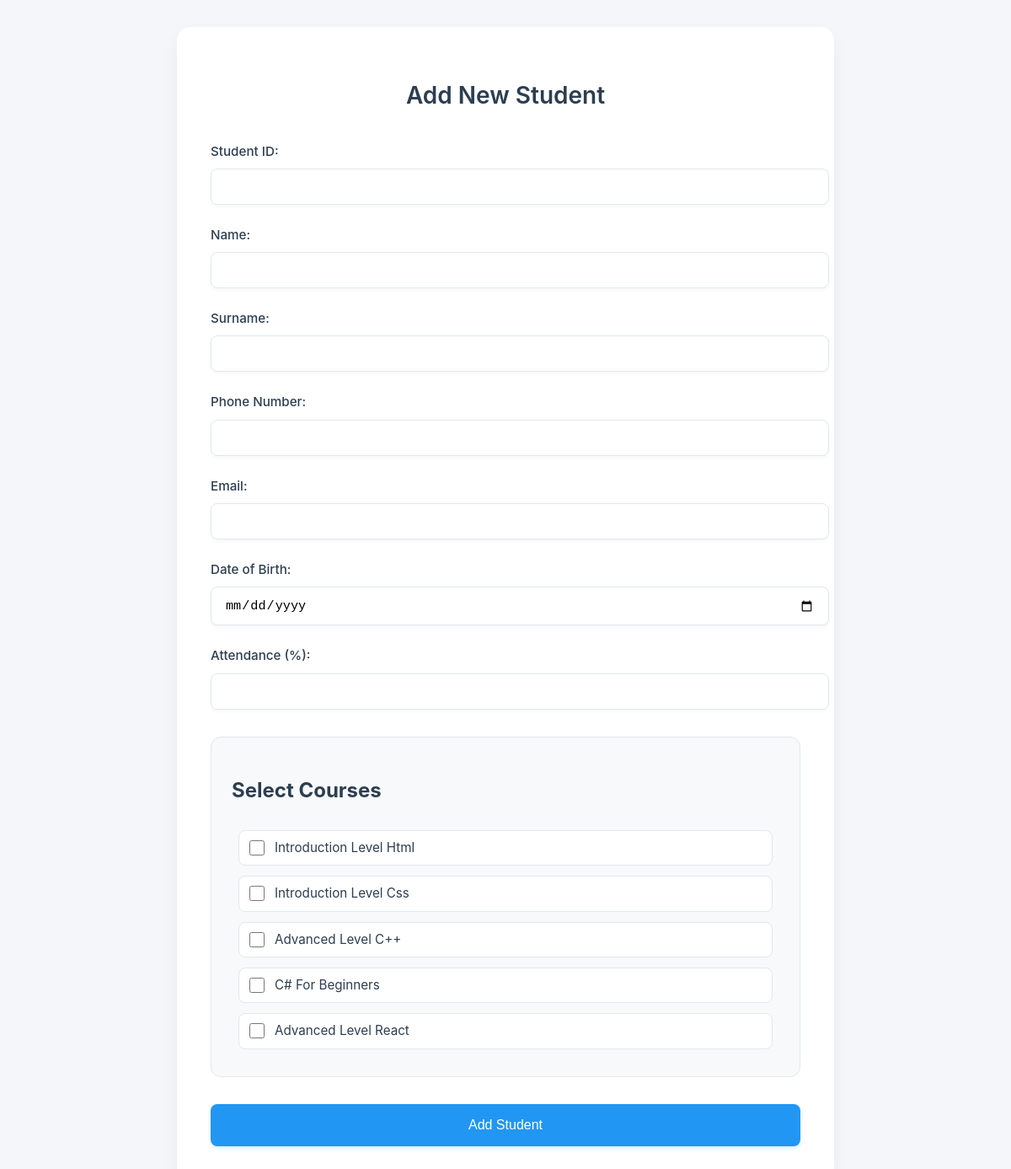
/php/dashboard.students.add_student.php, run on the app's committed database.
### tables this page shows
CREATE TABLE IF NOT EXISTS `courses` (
  `id` int NOT NULL AUTO_INCREMENT,
  `course_id` varchar(20) NOT NULL,
  `course_name` varchar(100) NOT NULL,
  `instructor_name` varchar(100) NOT NULL,
  PRIMARY KEY (`id`)
);

### php/dashboard.students.add_student.php (the view, shortened to what this page needs)
<?php
include_once("./database/connection.php");
$courseQuery = "SELECT id, course_name FROM courses";
try {
    $courseStmt = $pdo->query($courseQuery);
    $courses = $courseStmt->fetchAll(PDO::FETCH_ASSOC);
} catch(PDOException $e) {
    echo "Error fetching courses: " . $e->getMessage();
    die();
}
?>
<!DOCTYPE html>
<html lang="en">
<head>
    <link rel="stylesheet" href="../style/dashboard.students.add_student.css">
</head>
<body>
    <div class="container">
        <h1>Add New Student</h1>
        <form method="POST" action="">
            <div class="form-group">
                <label for="student_id">Student ID:</label>
                <input type="number" id="student_id" name="student_id" autocomplete="off" required>
            </div>
            <div class="form-group">
                <label for="name">Name:</label>
                <input type="text" id="name" name="name" autocomplete="off" required>
            </div>
            <div class="form-group">
                <label for="surname">Surname:</label>
                <input type="text" id="surname" name="surname" autocomplete="off" required>
            </div>
            <div class="form-group">
                <label for="phone_number">Phone Number:</label>
                <input type="text" id="phone_number" name="phone_number" autocomplete="off" required>
            </div>
            <div class="form-group">
                <label for="email">Email:</label>
                <input type="text" id="email" name="email" autocomplete="off" required>
            </div>
            <div class="form-group">
                <label for="date_of_birth">Date of Birth:</label>
                <input type="date" id="date_of_birth" name="date_of_birth" required>
            </div>
            <div class="form-group">
                <label for="attendance">Attendance (%):</label>
                <input type="number" id="attendance" name="attendance" min="0" max="100" required>
            </div>
            <div class="course-selection">
                <h2>Select Courses</h2>
                <div class="checkbox-group">
                    <?php foreach ($courses as $course): ?>
                        <div class="checkbox-option">
                            <input type="checkbox" id="course_<?php echo $course['id']; ?>"
                                   name="courses[]" value="<?php echo $course['id']; ?>">
                            <label for="course_<?php echo $course['id']; ?>">
                                <?php echo htmlspecialchars($course['course_name']); ?>
                            </label>
                        </div>
                    <?php endforeach; ?>
                </div>
            </div>
            <button type="submit">Add Student</button>
        </form>
    </div>
</body>
</html>

### style/dashboard.students.add_student.css (style rules this page uses)
:root { --primary-color: #2196F3; --primary-dark: #1976D2; --text-color: #2c3e50; --border-color: #e1e8ed; --background-color: #f8f9fa; --success-color: #2ecc71; --danger-color: #e74c3c; --input-shadow: 0 2px 4px rgba(0, 0, 0, 0.04); --card-shadow: 0 10px 20px rgba(0, 0, 0, 0.05); }
body { font-family: 'Inter', -apple-system, BlinkMacSystemFont, sans-serif; background-color: #f5f6fa; margin: 0; padding: 2rem; color: var(--text-color); line-height: 1.6; }
.container { max-width: 700px; margin: 0 auto; background-color: white; padding: 2.5rem; border-radius: 16px; box-shadow: var(--card-shadow); }
h1 { color: var(--text-color); font-size: 1.75rem; font-weight: 600; text-align: center; margin-bottom: 2rem; }
.form-group { margin-bottom: 1.5rem; }
label { display: block; margin-bottom: 0.5rem; color: var(--text-color); font-weight: 500; font-size: 0.95rem; }
input[type="text"], input[type="number"], input[type="email"], input[type="date"] { width: 100%; padding: 0.75rem 1rem; border: 1.5px solid var(--border-color); border-radius: 8px; font-size: 0.95rem; transition: all 0.2s ease; background-color: white; box-shadow: var(--input-shadow); }
.course-selection { margin-top: 2rem; padding: 1.5rem; background-color: var(--background-color); border-radius: 12px; border: 1px solid var(--border-color); }
.checkbox-group { display: grid; gap: 0.75rem; padding: 0.5rem; }
.checkbox-option { display: flex; align-items: center; padding: 0.5rem; background-color: white; border-radius: 8px; border: 1px solid var(--border-color); transition: all 0.2s ease; }
.checkbox-option input[type="checkbox"] { width: 18px; height: 18px; margin-right: 12px; accent-color: var(--primary-color); cursor: pointer; }
.checkbox-option label { margin: 0; cursor: pointer; font-weight: 400; }
button { width: 100%; padding: 1rem; background-color: var(--primary-color); color: white; border: none; border-radius: 8px; font-size: 1rem; font-weight: 500; cursor: pointer; transition: all 0.2s ease; margin-top: 2rem; box-shadow: 0 2px 4px rgba(33, 150, 243, 0.2); }

### data on the page
courses: course_name "Introduction Level Html"
courses: course_name "Introduction Level Css"
courses: course_name "Advanced Level C++"
courses: course_name "C# For Beginners"
courses: course_name "Advanced Level React"
